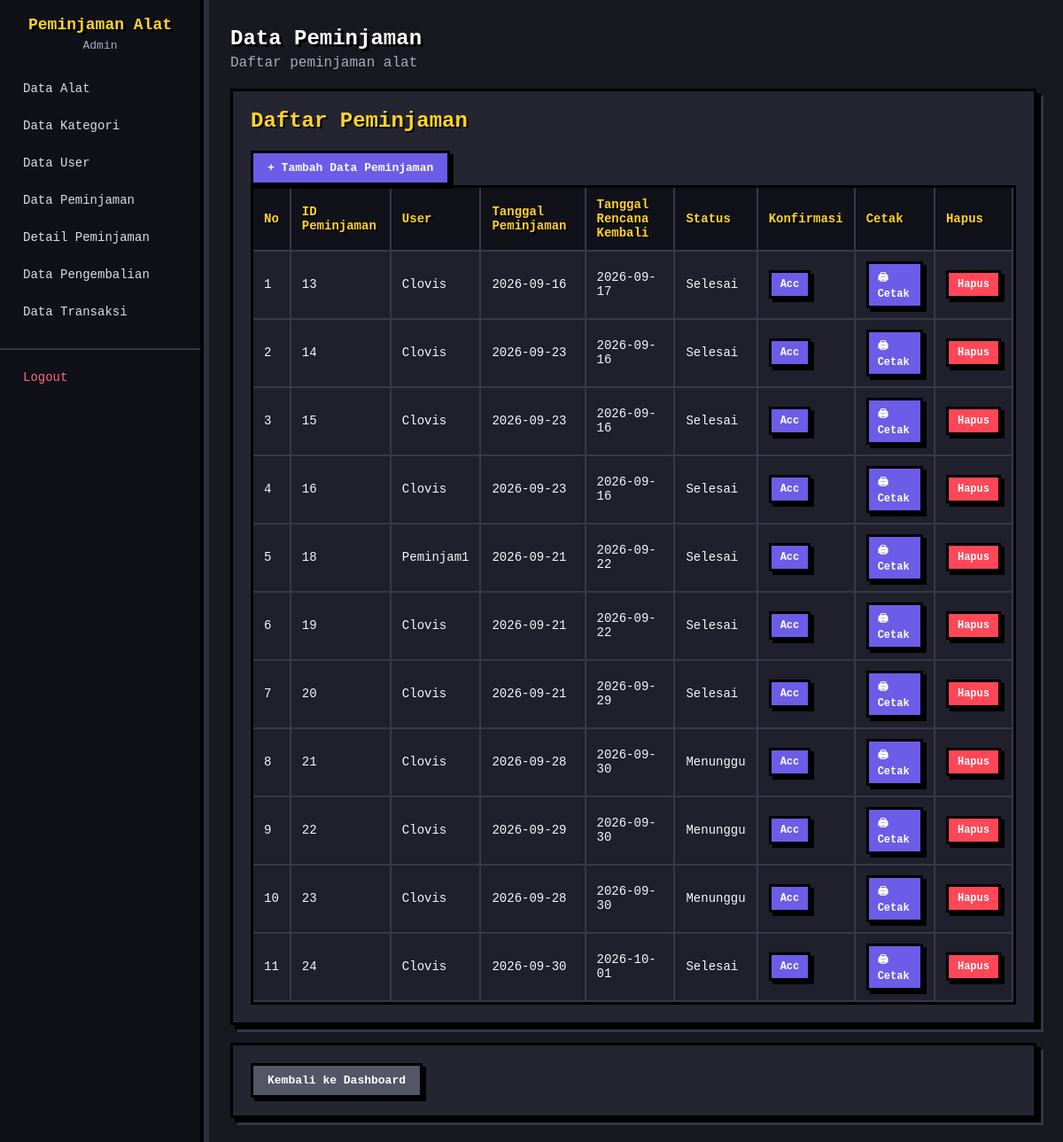
The page /app/data/peminjaman/peminjaman.php (signed in) on the database its author committed.
### tables this page shows
CREATE TABLE `peminjaman` (
  `id_peminjaman` int(11) NOT NULL,
  `id_user` int(11) NOT NULL,
  `tanggal_peminjaman` date NOT NULL,
  `tanggal_rencana_kembali` date NOT NULL,
  `status` enum('Menunggu','Dipinjam','Selesai','Ditolak') NOT NULL
);

CREATE TABLE `user` (
  `id_user` int(11) NOT NULL,
  `nama_user` varchar(100) NOT NULL,
  `username` varchar(50) NOT NULL,
  `password` varchar(255) NOT NULL,
  `role` enum('Admin','Petugas','Peminjam') NOT NULL
);

### app/data/peminjaman/peminjaman.php (the view, shortened to what this page needs)
<?php
include "../../config/connection.php";
$query = "SELECT peminjaman.*, user.nama_user
          FROM peminjaman
          INNER JOIN user
          ON peminjaman.id_user = user.id_user";
$data = $conn->query($query);
?>
<!DOCTYPE html>
<html>
<head>
    <link rel="stylesheet" href="/ProjectUKK/public/css/style.css?v=2">
</head>
<body>
    <div class="layout">
        <div class="sidebar">
            <div class="sidebar-header">
                <h2>Peminjaman Alat</h2>
                <p>
                    <?= $_SESSION['role']; ?>
                </p>
            </div>
            <ul class="sidebar-menu">
                <?php if ($_SESSION['role'] == 'Admin') { ?>
                    <li>
                        <a href="../../controller/admin/alat.php">
                            Data Alat
                        </a>
                    </li>
                    <li>
                        <a href="../../controller/admin/kategori.php">
                            Data Kategori
                        </a>
                    </li>
                    <li>
                        <a href="../../controller/admin/user.php">
                            Data User
                        </a>
                    </li>
                    <li>
                        <a href="../../controller/admin/peminjaman.php">
                            Data Peminjaman
                        </a>
                    </li>
                    <li>
                        <a href="../../controller/admin/detail_peminjaman.php">
                            Detail Peminjaman
                        </a>
                    </li>
                    <li>
                        <a href="../../controller/admin/pengembalian.php">
                            Data Pengembalian
                        </a>
                    </li>
                    <li>
                        <a href="../../controller/admin/transaksi.php">
                            Data Transaksi
                        </a>
                    </li>
                <?php } ?>
                <li class="logout-menu">
                    <a href="../../../public/logout.php">
                        Logout
                    </a>
                </li>
            </ul>
        </div>
        <div class="main">
            <div class="topbar">
                <div>
                    <h1>Data Peminjaman</h1>
                    <p>
                        Daftar peminjaman alat
                    </p>
                </div>
            </div>
            <div class="card">
                <div class="toolbar">
                    <h2>Daftar Peminjaman</h2>
                    <a href="tambah.php" class="btn btn-primary">
                        + Tambah Data Peminjaman
                    </a>
                </div>
                <table>
                    <tr>
                        <th>No</th>
                        <th>ID Peminjaman</th>
                        <th>User</th>
                        <th>Tanggal Peminjaman</th>
                        <th>Tanggal Rencana Kembali</th>
                        <th>Status</th>
                        <th>Konfirmasi</th>
                        <th>Cetak</th>
                        <th>Hapus</th>
                    </tr>
                    <?php
                    $no = 1;
                    while ($row = $data->fetch_assoc()) {
                        ?>
                        <tr>
                            <td>
                                <?= $no++; ?>
                            </td>
                            <td>
                                <?= $row['id_peminjaman']; ?>
                            </td>
                            <td>
                                <?= $row['nama_user']; ?>
                            </td>
                            <td>
                                <?= $row['tanggal_peminjaman']; ?>
                            </td>
                            <td>
                                <?= $row['tanggal_rencana_kembali']; ?>
                            </td>
                            <td>
                                <?= $row['status']; ?>
                            </td>
                            <td>
                                <a href="edit.php?id=<?= $row['id_peminjaman']; ?>" class="btn btn-primary btn-sm">
                                    Acc
                                </a>
                            </td>
                            <td>
                                <a href="../laporan/cetak_peminjaman.php?id=<?= $row['id_peminjaman']; ?>"
                                    class="btn btn-primary btn-sm">
                                    🖨 Cetak
                                </a>
                            </td>
                            <td>
                                <a href="hapus.php?id=<?= $row['id_peminjaman']; ?>" class="btn btn-danger btn-sm">
                                    Hapus
                                </a>
                            </td>
                        </tr>
                    <?php } ?>
                </table>
            </div>
            <div class="card">
                <?php if ($_SESSION['role'] == 'Admin') { ?>
                    <a href="../../views/admin.php" class="btn btn-muted">
                        Kembali ke Dashboard
                    </a>
                <?php } else { ?>
                    <a href="../../views/petugas.php" class="btn btn-muted">
                        Kembali ke Dashboard
                    </a>
                <?php } ?>
            </div>
        </div>
    </div>
</body>
</html>

### public/css/style.css (style rules this page uses)
:root { --primary: #6c5ce7; --primary-dark: #4834d4; --danger: #ff4757; --success: #2ed573; --bg: #181820; --card: #252532; --border: #45455a; --text: #f5f6fa; --muted: #aaaabd; --yellow: #ffd32a; --radius: 0px; }
* { box-sizing: border-box; }
html { scroll-behavior: smooth; }
body { margin: 0; font-family: "Courier New", monospace; background: var(--bg); color: var(--text); image-rendering: pixelated; }
.layout { display: flex; min-height: 100vh; animation: pixelIn 0.35s ease; }
.sidebar { width: 230px; background: #101018; color: white; flex-shrink: 0; padding: 18px 0; border-right: 4px solid #000; box-shadow: 6px 0 0 #2d2d3d; }
.sidebar-header { text-align: center; padding: 0 15px; margin-bottom: 20px; }
.sidebar-header h2 { font-size: 18px; margin: 0 0 6px; color: var(--yellow); text-shadow: 3px 3px 0 #000; }
.sidebar-header p { font-size: 13px; color: #aaaabd; margin: 0; }
.sidebar-menu { list-style: none; padding: 0; margin: 0; }
.sidebar-menu li { margin: 0; }
.sidebar-menu a { display: block; padding: 13px 22px; color: #dcdcea; text-decoration: none; font-size: 14px; border-left: 4px solid transparent; transition: transform 0.1s, background 0.1s, color 0.1s; }
.logout-menu { margin-top: 20px !important; border-top: 2px solid #353545; padding-top: 10px; }
.logout-menu a { color: #ff6b81; }
.main { flex: 1; padding: 30px; max-width: 1200px; animation: pixelIn 0.45s ease; }
.topbar { margin-bottom: 20px; }
.topbar h1 { font-size: 24px; margin: 0 0 5px; color: white; text-shadow: 3px 3px 0 #000; }
.topbar p { margin: 0; color: var(--muted); }
.card { background: var(--card); border: 3px solid #000; border-radius: 0; padding: 20px; margin-bottom: 20px; box-shadow: 5px 5px 0 #000, 8px 8px 0 #353545; animation: pixelIn 0.4s ease; }
.card h2 { margin-top: 0; color: var(--yellow); text-shadow: 2px 2px 0 #000; }
table { width: 100%; border-collapse: separate; border-spacing: 0; background: #20202c; font-size: 14px; border: 3px solid #000; }
th, td { padding: 11px 12px; border-right: 2px solid #383849; border-bottom: 2px solid #383849; text-align: left; }
th { background: #11111a; color: var(--yellow); font-weight: bold; text-shadow: 2px 2px 0 #000; }
.btn { display: inline-block; padding: 9px 16px; border-radius: 0; border: 3px solid #000; cursor: pointer; font-family: "Courier New", monospace; font-size: 13px; font-weight: bold; text-decoration: none; box-shadow: 4px 4px 0 #000; transition: transform 0.1s, box-shadow 0.1s; }
.btn-primary { background: var(--primary); color: white; }
.btn-danger { background: var(--danger); color: white; }
.btn-muted { background: #555568; color: white; }
.btn-sm { padding: 6px 10px; font-size: 12px; }

### rows shown on the page
peminjaman: id_peminjaman "13", id_user.nama_user "Clovis", tanggal_peminjaman "2026-09-16", tanggal_rencana_kembali "2026-09-17", status "Selesai"
peminjaman: id_peminjaman "14", id_user.nama_user "Clovis", tanggal_peminjaman "2026-09-23", tanggal_rencana_kembali "2026-09-16", status "Selesai"
peminjaman: id_peminjaman "15", id_user.nama_user "Clovis", tanggal_peminjaman "2026-09-23", tanggal_rencana_kembali "2026-09-16", status "Selesai"
peminjaman: id_peminjaman "16", id_user.nama_user "Clovis", tanggal_peminjaman "2026-09-23", tanggal_rencana_kembali "2026-09-16", status "Selesai"
peminjaman: id_peminjaman "18", id_user.nama_user "Peminjam1", tanggal_peminjaman "2026-09-21", tanggal_rencana_kembali "2026-09-22", status "Selesai"
peminjaman: id_peminjaman "19", id_user.nama_user "Clovis", tanggal_peminjaman "2026-09-21", tanggal_rencana_kembali "2026-09-22", status "Selesai"
peminjaman: id_peminjaman "20", id_user.nama_user "Clovis", tanggal_peminjaman "2026-09-21", tanggal_rencana_kembali "2026-09-29", status "Selesai"
peminjaman: id_peminjaman "21", id_user.nama_user "Clovis", tanggal_peminjaman "2026-09-28", tanggal_rencana_kembali "2026-09-30", status "Menunggu"
peminjaman: id_peminjaman "22", id_user.nama_user "Clovis", tanggal_peminjaman "2026-09-29", tanggal_rencana_kembali "2026-09-30", status "Menunggu"
peminjaman: id_peminjaman "23", id_user.nama_user "Clovis", tanggal_peminjaman "2026-09-28", tanggal_rencana_kembali "2026-09-30", status "Menunggu"
peminjaman: id_peminjaman "24", id_user.nama_user "Clovis", tanggal_peminjaman "2026-09-30", tanggal_rencana_kembali "2026-10-01", status "Selesai"

### other values the page prints
$_SESSION['role'] "Admin"
